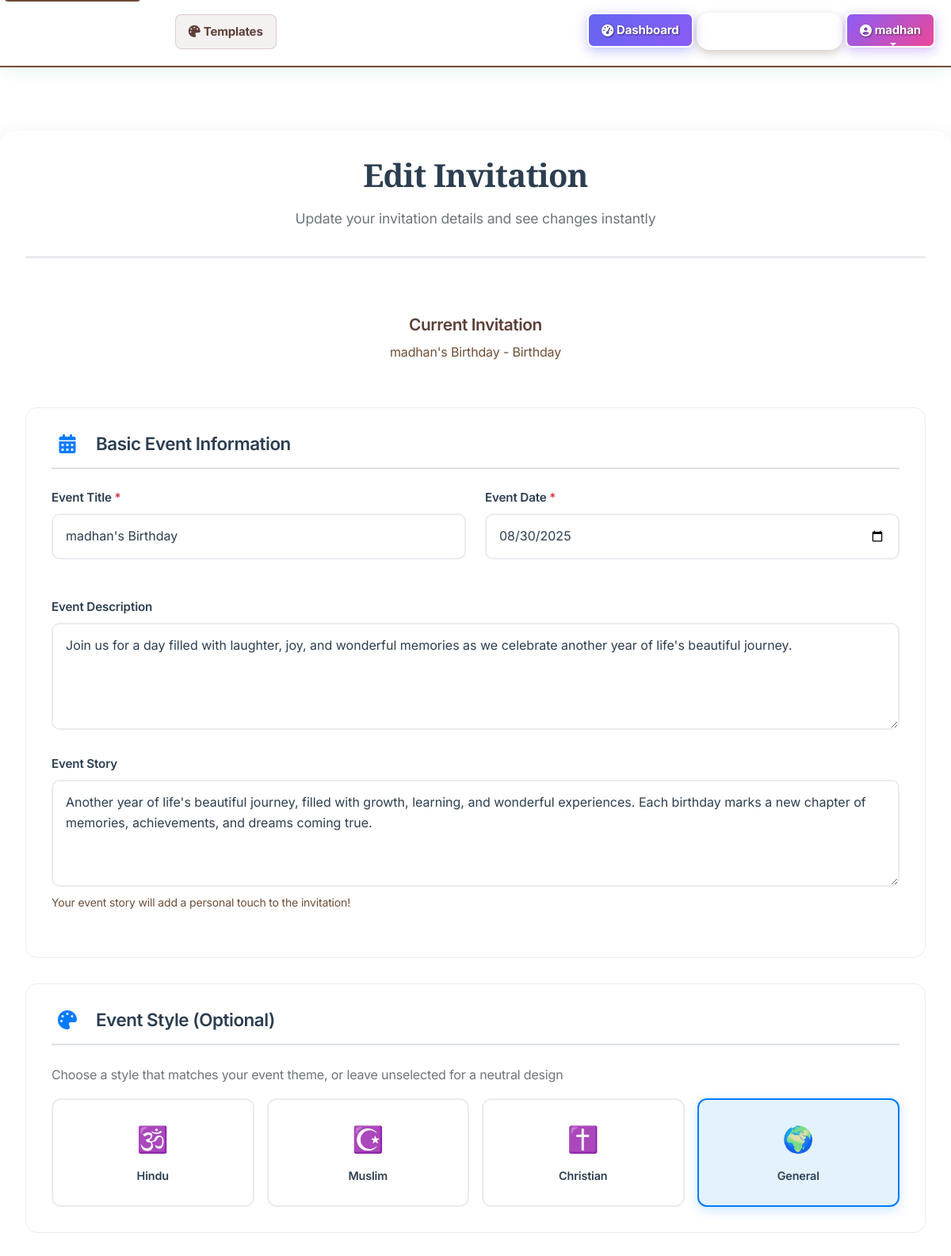
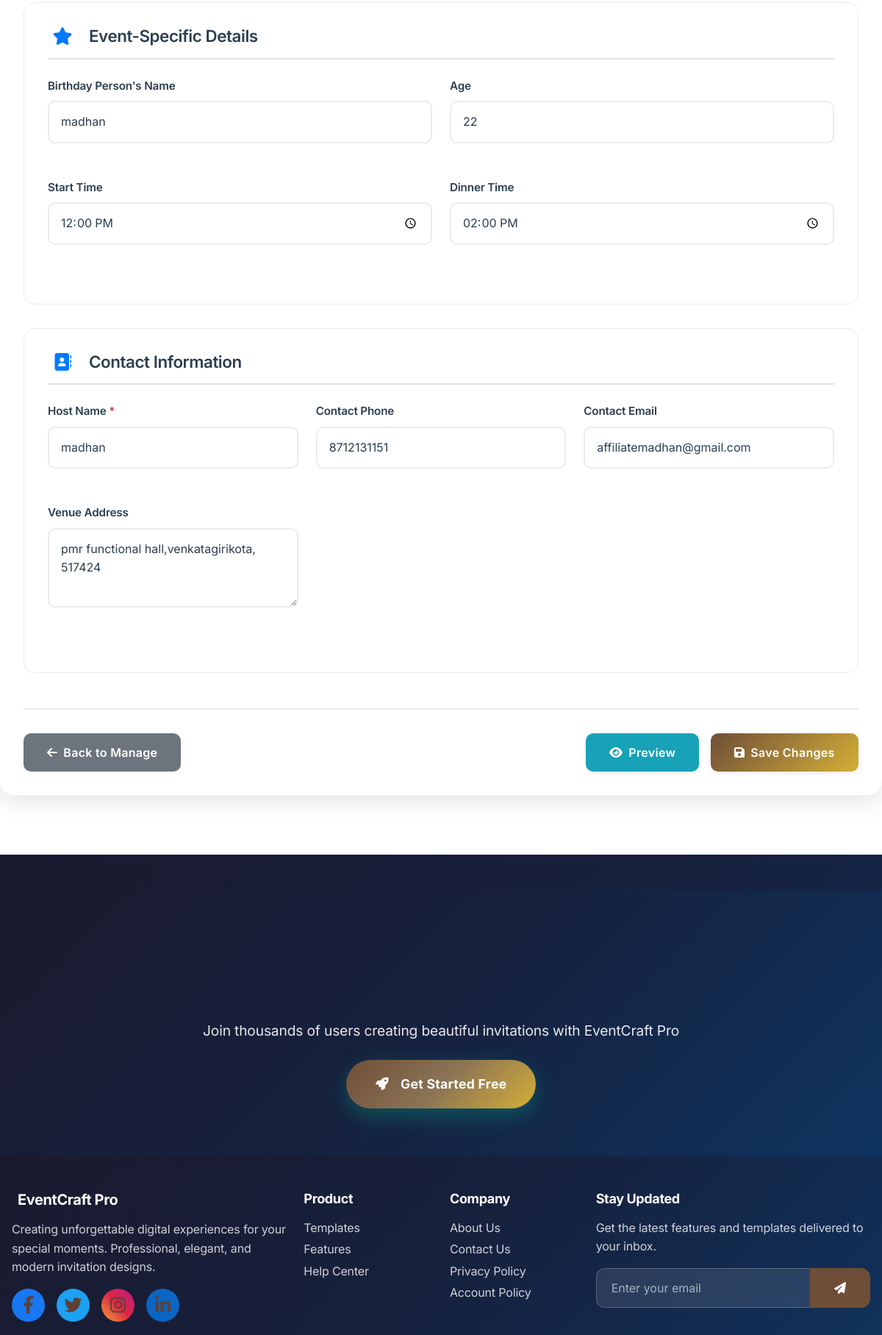
The page /edit-invitation/2 (signed in, upper part) on the database its author committed (2 pictures, top to bottom).
### models.py (models this page shows)
class Invitation(db.Model):
    __tablename__ = 'invitations'
    id = db.Column(db.Integer, primary_key=True)
    user_id = db.Column(db.Integer, db.ForeignKey('users.id'), nullable=False)
    title = db.Column(db.String(200))
    description = db.Column(db.Text)
    event_type = db.Column(db.String(50), nullable=False)
    template_name = db.Column(db.String(100))
    event_date = db.Column(db.DateTime)
    event_style = db.Column(db.String(50))
    bride_name = db.Column(db.String(100))
    groom_name = db.Column(db.String(100))
    muhurtham_time = db.Column(db.String(50))
    reception_time = db.Column(db.String(50))
    birthday_person = db.Column(db.String(100))
    age = db.Column(db.String(10))
    start_time = db.Column(db.String(50))
    dinner_time = db.Column(db.String(50))
    mother_name = db.Column(db.String(100))
    father_name = db.Column(db.String(100))
    babyshower_start_time = db.Column(db.String(50))
    babyshower_end_time = db.Column(db.String(50))
    graduate_name = db.Column(db.String(100))
    degree = db.Column(db.String(100))
    school = db.Column(db.String(100))
    major = db.Column(db.String(100))
    couple_names = db.Column(db.String(100))
    marriage_years = db.Column(db.String(20))
    anniversary_dinner_time = db.Column(db.String(50))
    party_time = db.Column(db.String(50))
    honoree_name = db.Column(db.String(100))
    position = db.Column(db.String(100))
    company = db.Column(db.String(100))
    start_year = db.Column(db.String(10))
    host_name = db.Column(db.String(100))
    contact_phone = db.Column(db.String(20))
    contact_email = db.Column(db.String(120))
    venue_address = db.Column(db.Text)
    love_story = db.Column(db.Text)  # For weddings
    event_story = db.Column(db.Text)  # For other events
    main_image = db.Column(db.String(255))
    bride_image = db.Column(db.String(255))
    groom_image = db.Column(db.String(255))
    birthday_image = db.Column(db.String(255))
    couple_image = db.Column(db.String(255))
    graduate_image = db.Column(db.String(255))
    honoree_image = db.Column(db.String(255))
    gallery_images = db.Column(db.Text)  # JSON string of image filenames
    customization_data = db.Column(db.Text)  # JSON string of customization settings
    share_url = db.Column(db.String(100), unique=True, nullable=False)
    view_count = db.Column(db.Integer, default=0)
    is_active = db.Column(db.Boolean, default=True)
    expires_at = db.Column(db.DateTime, default=lambda: datetime.utcnow() + timedelta(days=365))  # Default 1 year expiration
    created_at = db.Column(db.DateTime, default=datetime.utcnow)
    updated_at = db.Column(db.DateTime, default=datetime.utcnow, onupdate=datetime.utcnow)
    wishes = db.relationship('Wish', backref='invitation', lazy=True, cascade='all, delete-orphan')
    guests = db.relationship('Guest', backref='invitation', lazy=True, cascade='all, delete-orphan')
    rsvps = db.relationship('RSVP', backref='invitation', lazy=True, cascade='all, delete-orphan')
    views = db.relationship('InvitationView', backref='invitation', lazy=True, cascade='all, delete-orphan')
    shares = db.relationship('InvitationShare', backref='invitation', lazy=True, cascade='all, delete-orphan')

### routes.py (the view, shortened to what this page needs)
    @app.route('/edit-invitation/<int:invitation_id>', methods=['GET', 'POST'])
    def edit_invitation(invitation_id):
        if not is_authenticated():
            flash('Please login to continue', 'error')
            return redirect(url_for('auth'))
        invitation = Invitation.query.get_or_404(invitation_id)
        if invitation.user_id != session['user_id']:
            flash('Access denied', 'error')
            return redirect(url_for('dashboard'))
        event_data = {
            'eventTitle': invitation.title or '',
            'eventDescription': invitation.description or '',
            'eventDate': invitation.event_date.strftime('%Y-%m-%d') if invitation.event_date else '',
            'eventStyle': invitation.event_style or '',
            'venueAddress': invitation.venue_address or '',
            'hostName': invitation.host_name or '',
            'contactPhone': invitation.contact_phone or '',
            'contactEmail': invitation.contact_email or '',
            'loveStory': invitation.love_story or '',
            'eventStory': invitation.event_story or '',
            'brideName': invitation.bride_name or '',
            'groomName': invitation.groom_name or '',
            'muhurthamTime': invitation.muhurtham_time or '',
            'receptionTime': invitation.reception_time or '',
            'coupleImage': invitation.couple_image,
            'birthdayPerson': invitation.birthday_person or '',
            'age': invitation.age or '',
            'startTime': invitation.start_time or '',
            'dinnerTime': invitation.dinner_time or '',
            'birthdayImage': invitation.birthday_image,
            'motherName': invitation.mother_name or '',
            'fatherName': invitation.father_name or '',
            'babyshowerStartTime': invitation.babyshower_start_time or '',
            'babyshowerEndTime': invitation.babyshower_end_time or '',
            'graduateName': invitation.graduate_name or '',
            'degree': invitation.degree or '',
            'school': invitation.school or '',
            'major': invitation.major or '',
            'graduateImage': invitation.graduate_image,
            'coupleNames': invitation.couple_names or '',
            'marriageYears': invitation.marriage_years or '',
            'anniversaryDinnerTime': invitation.anniversary_dinner_time or '',
            'partyTime': invitation.party_time or '',
            'honoreeName': invitation.honoree_name or '',
            'position': invitation.position or '',
            'company': invitation.company or '',
            'startYear': invitation.start_year or '',
            'honoreeImage': invitation.honoree_image,
            'mainImage': invitation.main_image,
            'brideImage': invitation.bride_image,
            'groomImage': invitation.groom_image,
            'galleryImages': json.loads(invitation.gallery_images) if invitation.gallery_images else [],
        }
        return render_template('invitation/edit.html', invitation=invitation, event_data=event_data)

### templates/invitation/edit.html (shortened to what this page needs)
{% extends "base.html" %}
{% block content %}
<div class="edit-invitation-container">
    <div class="edit-header">
        <h1>Edit Invitation</h1>
        <p>Update your invitation details and see changes instantly</p>
    </div>
    <div class="preview-section">
        <h3>Current Invitation</h3>
        <p>{{ invitation.title or 'Untitled Invitation' }} - {{ invitation.event_type|title if invitation.event_type else 'Event' }}</p>
    </div>
    <form method="POST" action="{{ url_for('edit_invitation', invitation_id=invitation.id) }}">
        <div class="form-section">
            <div class="section-header">
                <i class="fas fa-calendar-alt"></i>
                <h3>Basic Event Information</h3>
                    </div>
            <div class="form-grid">
                <div class="form-group">
                    <label class="form-label required">Event Title</label>
                    <input type="text" class="form-input" id="eventTitle" name="eventTitle"
                           value="{{ invitation.title or '' }}" placeholder="e.g., Sarah & John's Wedding" required>
                </div>
                <div class="form-group">
                    <label class="form-label required">Event Date</label>
                    <input type="date" class="form-input" id="eventDate" name="eventDate"
                           value="{{ invitation.event_date.strftime('%Y-%m-%d') if invitation.event_date else '' }}" required>
                </div>
            </div>
            <div class="form-group full-width">
                <label class="form-label">Event Description</label>
                <textarea class="form-textarea" id="eventDescription" name="eventDescription" rows="4"
                          placeholder="Describe your event, add special instructions, or include a personal message...">{{ invitation.description or '' }}</textarea>
            </div>
            {% if invitation.event_type != 'wedding' %}
            <div class="form-group full-width">
                <label class="form-label">Event Story</label>
                <textarea class="form-textarea" id="eventStory" name="eventStory" rows="4"
                          placeholder="Share your event story...">{{ invitation.event_story or 'A celebration of life\'s beautiful moments, filled with love, joy, and wonderful memories that we\'ll cherish forever.' }}</textarea>
                <small class="form-text">Your event story will add a personal touch to the invitation!</small>
            </div>
            {% endif %}
        </div>
        <div class="form-section">
            <div class="section-header">
                <i class="fas fa-palette"></i>
                <h3>Event Style (Optional)</h3>
            </div>
            <p style="color: #6c757d; margin-bottom: 1rem;">
                Choose a style that matches your event theme, or leave unselected for a neutral design
            </p>
            <div class="style-grid">
                <div class="style-option {% if invitation.event_style == 'hindu' %}selected{% endif %}" onclick="selectStyle('hindu', this)">
                    <span class="emoji">🕉️</span>
                    <span class="label">Hindu</span>
                </div>
                <div class="style-option {% if invitation.event_style == 'muslim' %}selected{% endif %}" onclick="selectStyle('muslim', this)">
                    <span class="emoji">☪️</span>
                    <span class="label">Muslim</span>
                </div>
                <div class="style-option {% if invitation.event_style == 'christian' %}selected{% endif %}" onclick="selectStyle('christian', this)">
                    <span class="emoji">✝️</span>
                    <span class="label">Christian</span>
                            </div>
                <div class="style-option {% if invitation.event_style == 'general' or not invitation.event_style %}selected{% endif %}" onclick="selectStyle('general', this)">
                    <span class="emoji">🌍</span>
                    <span class="label">General</span>
                </div>
            </div>
                            </div>
        <div class="form-section">
            <div class="section-header">
                <i class="fas fa-star"></i>
                <h3>Event-Specific Details</h3>
                            </div>
            {% if invitation.event_type == 'wedding' %}
            <div class="form-grid">
                <div class="form-group">
                    <label class="form-label">Bride's Name</label>
                    <input type="text" class="form-input" id="brideName" name="brideName"
                           value="{{ invitation.bride_name or '' }}" placeholder="Bride's full name">
                </div>
                <div class="form-group">
                    <label class="form-label">Groom's Name</label>
                    <input type="text" class="form-input" id="groomName" name="groomName"
                           value="{{ invitation.groom_name or '' }}" placeholder="Groom's full name">
                </div>
            </div>
            <div class="form-grid">
                <div class="form-group">
                    <label class="form-label">Muhurtham Time</label>
                    <input type="time" class="form-input" id="muhurthamTime" name="muhurthamTime"
                           value="{{ invitation.muhurtham_time or '' }}">
                </div>
                <div class="form-group">
                    <label class="form-label">Reception Time</label>
                    <input type="time" class="form-input" id="receptionTime" name="receptionTime"
                           value="{{ invitation.reception_time or '' }}">
                </div>
            </div>
            {% elif invitation.event_type == 'birthday' %}
            <div class="form-grid">
                <div class="form-group">
                    <label class="form-label">Birthday Person's Name</label>
                    <input type="text" class="form-input" id="birthdayPerson" name="birthdayPerson"
                           value="{{ invitation.birthday_person or '' }}" placeholder="Name of the birthday person">
                </div>
                <div class="form-group">
                    <label class="form-label">Age</label>
                    <input type="number" class="form-input" id="age" name="age"
                           value="{{ invitation.age or '' }}" placeholder="Age" min="1" max="120">
                </div>
            </div>
            <div class="form-grid">
                <div class="form-group">
                    <label class="form-label">Start Time</label>
                    <input type="time" class="form-input" id="startTime" name="startTime"
                           value="{{ invitation.start_time or '' }}">
                </div>
                <div class="form-group">
                    <label class="form-label">Dinner Time</label>
                    <input type="time" class="form-input" id="dinnerTime" name="dinnerTime"
                           value="{{ invitation.dinner_time or '' }}">
                </div>
            </div>
                    {% endif %}
                </div>
        <div class="form-section">
            <div class="section-header">
                <i class="fas fa-address-book"></i>
                <h3>Contact Information</h3>
            </div>
            <div class="form-grid">
                <div class="form-group">
                    <label class="form-label required">Host Name</label>
                    <input type="text" class="form-input" id="hostName" name="hostName"
                           value="{{ invitation.host_name or '' }}" required>
                </div>
                <div class="form-group">
                    <label class="form-label">Contact Phone</label>
                    <input type="tel" class="form-input" id="contactPhone" name="contactPhone"
                           value="{{ invitation.contact_phone or '' }}" placeholder="Phone number for inquiries">
                </div>
                <div class="form-group">
                    <label class="form-label">Contact Email</label>
                    <input type="email" class="form-input" id="contactEmail" name="contactEmail"
                           value="{{ invitation.contact_email or '' }}" placeholder="Email for inquiries">
                </div>
                <div class="form-group">
                    <label class="form-label">Venue Address</label>
                    <textarea class="form-textarea" id="venueAddress" name="venueAddress" rows="3"
                              placeholder="Enter the venue address...">{{ invitation.venue_address or '' }}</textarea>
            </div>
        </div>
    </div>
        <div class="action-buttons">
            <div>
                <a href="{{ url_for('view_invitation_manage', share_url=invitation.share_url) }}" class="btn btn-secondary">
                    <i class="fas fa-arrow-left"></i>
                    Back to Manage
                </a>
            </div>
            <div style="display: flex; gap: 1rem;">
                <a href="{{ url_for('view_invitation_final', share_url=invitation.share_url) }}" class="btn preview-btn" target="_blank">
                    <i class="fas fa-eye"></i>
                    Preview
                </a>
                <button type="submit" class="btn btn-success">
                    <i class="fas fa-save"></i>
                    Save Changes
                </button>
            </div>
        </div>
    </form>
</div>
{% endblock %}

### rows shown on the page
Invitation: title "madhan's Birthday", event_type "Birthday", eventTitle "madhan's Birthday", eventDate "08/30/2025", eventDescription "Join us for a day filled with laughter, joy, and wonderful memories as we celebrate another year of life's beautiful journey.", eventStory "Another year of life's beautiful journey, filled with growth, learning, and wonderful experiences. Each birthday marks a new chapter of memories, achievements, and dreams coming true.", birthdayPerson "madhan", age "22", startTime "12:00", dinnerTime "14:00", hostName "madhan", contactPhone "8712131151", contactEmail "affiliatemadhan@gmail.com", venueAddress "pmr functional hall,venkatagirikota, 517424"

### other values the page prints
{{ session.user_name if session.user_name else 'User' }} "madhan"
